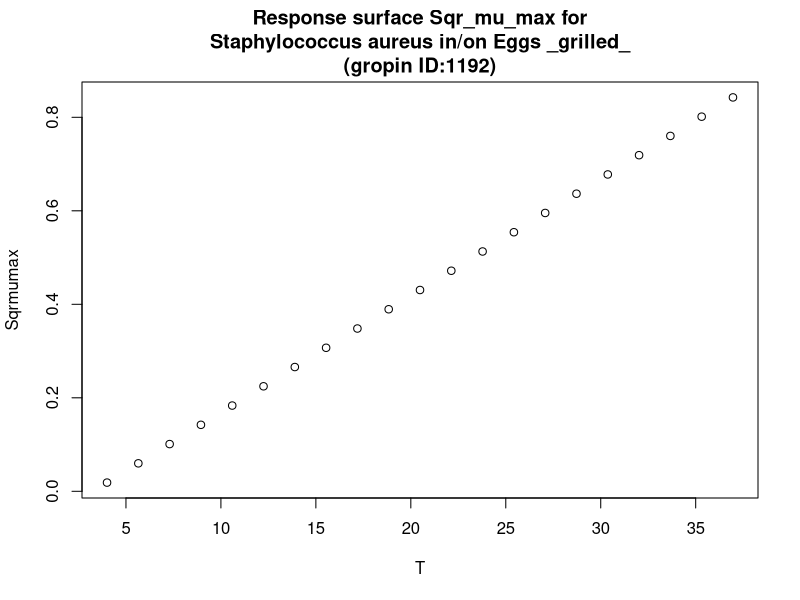

This figure's R source:
#############################
# start of Parameter script
#############################
T <- seq(4.004,36.963036963037,length.out=21)
#############################
# end of Parameter script
#############################
############################# 
# start of Model script Gropin ID 1192 
#############################
 
# constant coefficients for this model
 
variables <- data.frame(T)
argumentsPar <- unique.data.frame(expand.grid(variables))
 
# heart of the model
response_surface <- function(T) {
   mumax <-0.025*(T-3.260)

	return(mumax=mumax)
} 

# output parameters
responseSurface <- cbind(argumentsPar,response_surface(argumentsPar['T']))
colnames(responseSurface) <- c(colnames(argumentsPar),'Sqrmumax')
#############################
# End of Model script
#############################
############################# 
# start of Visualisation script Gropin ID 1192 
#############################
titleText <-'Response surface Sqr_mu_max for
Staphylococcus aureus in/on Eggs _grilled_
(gropin ID:1192)'
plot(T,responseSurface$'Sqrmumax',xlab='T',
                          ylab='Sqrmumax',main=titleText)
#############################
# End of Visualisation script
#############################
